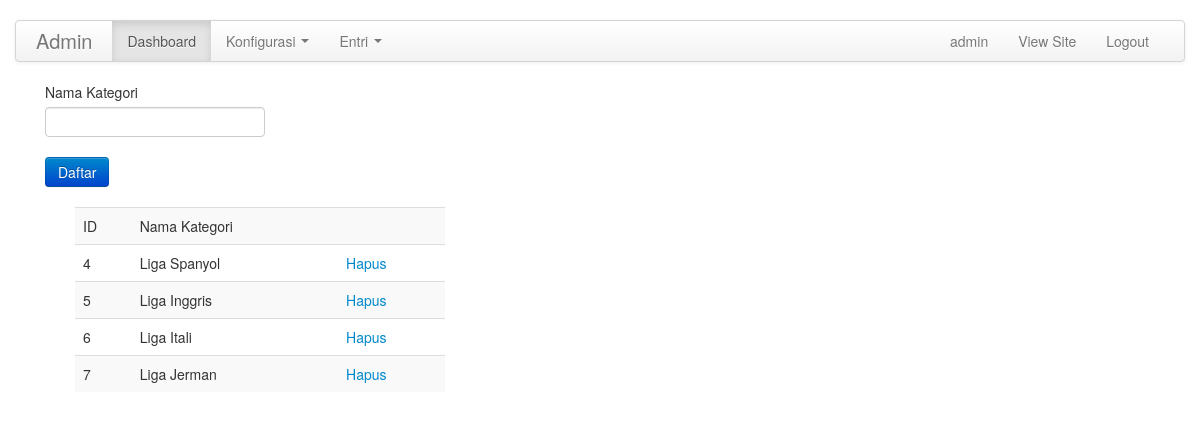
Page /admin/index.php?p=kategori (signed in) on the committed database.
### tables this page shows
CREATE TABLE IF NOT EXISTS `post_category` (
  `id_cat` int(10) NOT NULL AUTO_INCREMENT,
  `nm_cat` varchar(40) NOT NULL,
  PRIMARY KEY (`id_cat`)
);

### admin/pages/kategori.php (the view, shortened to what this page needs)
<form name="form1" method="post" action="">
  <label>Nama Kategori</label>
      <input type="text" name="nmcat" id="username">
      <input type="submit" class="btn btn-primary" name="button" id="button" value="Daftar">
</form>
<span class="span4">
<table width="100%" border="0" cellspacing="0" cellpadding="0" class="table table-striped">
  <tr>
    <td>ID</td>
    <td>Nama Kategori</td>
    <td>&nbsp;</td>
  </tr>
  <?php
  $rw=mysql_query("Select * from post_category");
  while($s=mysql_fetch_array($rw))
  {
  ?>
  <tr>
    <td><?php echo $s['id_cat']; ?></td>
    <td><?php echo $s['nm_cat']; ?></td>
    <td><a href="?p=kategori&del=1&id=<?php echo sha1($s['id_cat']); ?>">Hapus</a></td>
  </tr>
  <?php
  }
  ?>
</table>
</span>

### admin/css/site.css (style rules this page uses)
body { padding-top:20px; padding-bottom:20px; }

### rows in the picture
post_category: id_cat "4", nm_cat "Liga Spanyol"
post_category: id_cat "5", nm_cat "Liga Inggris"
post_category: id_cat "6", nm_cat "Liga Itali"
post_category: id_cat "7", nm_cat "Liga Jerman"

### other values in the picture
$_SESSION['user'] "admin"
